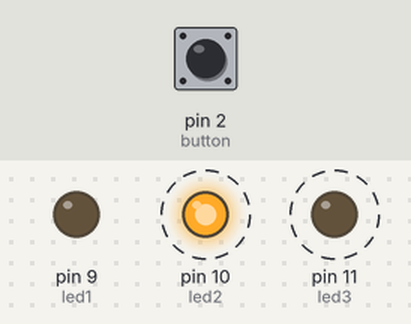
The sketch below on a simulated Arduino Uno, built with avr-gcc and run on an emulated ATmega328P. Parts: output pins drawn as LEDs (lit = HIGH). Dashed ring = blinking. Inputs (shaded band) come from the test bench; at power-on: pin 2 (button) HIGH.

Above: at 1.8 s.
1.9 s: pin 2 (button) pulled LOW for 3.2 s
At 3.1 s:
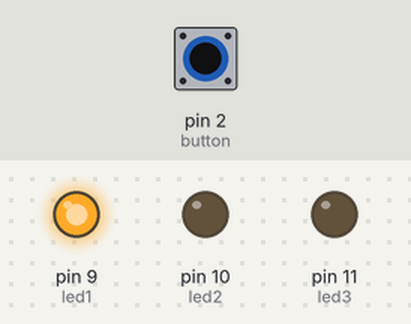
At 5.22 s:
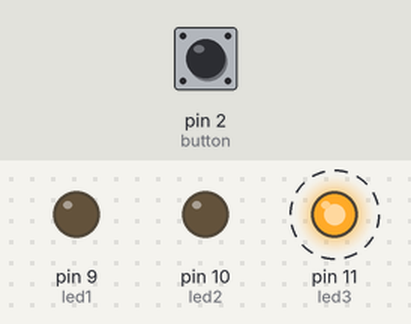
Timing chart, 0 to 12.6 s (numbered marks = the images above; inputs shaded):
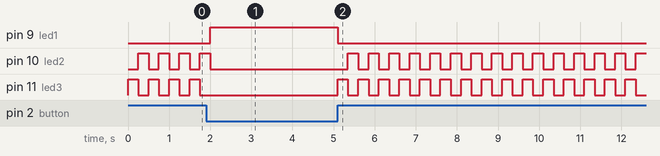

Measured:
- after the input at 1.9 s, pin 9 (led1): LOW → HIGH after 0.10 s, → LOW 3.1 s later
- by itself, pin 10 (led2): repeats every 0.50 s: HIGH 0.25 s, LOW 0.25 s

The sketch:

SpaceShip_Interface.ino
```cpp
/*
  Project 2 - Spaceship Interface

  This sketch is written to accompany Project 2 in the Lecture-06

  Parts required:
  - one green LED
  - two red LEDs
  - pushbutton
  - 10 kilohm resistor
  - three 220 ohm resistors

*/
//COde provided by UrduITAcademy
// Create a global variable to hold the state of the switch. This variable is
// persistent throughout the program. Whenever you refer to switchState, you’re
// talking about the number it holds
int led1 = 9;
int led2=10;
int led3 = 11;
int button = 2;

void setup() {
  // declare the LED pins as outputs
  pinMode(led1, OUTPUT);
  pinMode(led2, OUTPUT);
  pinMode(led3, OUTPUT);

  // declare the button pin as an input
  pinMode(button, INPUT);
}

void loop() {
  // if the button is not pressed turn on the green LED and off the red LEDs
  if (digitalRead(button) == LOW) {
    digitalWrite(led1, HIGH); //turn the red LED on pin 9 ON
    digitalWrite(led2, LOW);  // turn the green LED on pin 10 off
    digitalWrite(led3, LOW);  // turn the yellow LED on pin 11 off
  }
  // this else is part of the above if() statement.
  // if the switch is not LOW (the button is pressed) turn off the red LED and
  // blink alternatively the red yellow and green LED
  else {
    digitalWrite(led1, LOW);  // turn the red LED on pin 9 off
    digitalWrite(led2, LOW);  // turn the green LED on pin 10 off
    digitalWrite(led3, HIGH); // turn the yellow LED on pin 11 on
    // wait for a quarter second before changing the light
    delay(250);
    digitalWrite(led2, HIGH); // turn the green LED on pin 10 on
    digitalWrite(led3, LOW);  // turn the yellow LED on pin 11 off
    // wait for a quarter second before changing the light
    delay(250);
  }
}
```
